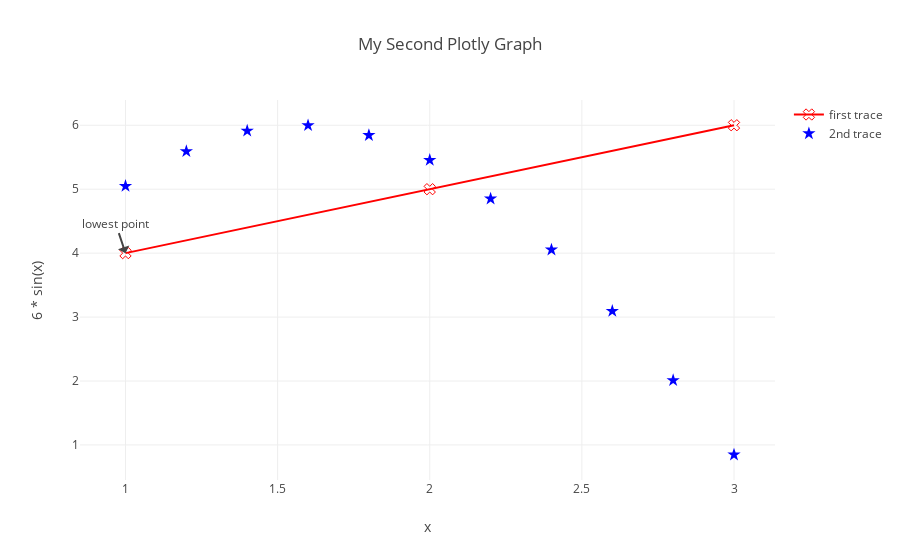

Source (notebook cell):
### Code cell
#lowest point
layout.update(dict(
annotations = [Annotation(
text = "lowest point",
x=1,
y=4)]))

py.offline.iplot(Figure(data=data,layout=layout))

### Figure 1 — Plotly figure (JSON) as saved in the notebook; plotly's stock layout.template omitted (floating-point values rounded to 4 significant figures)
{"data": [{"marker": {"color": "red", "size": "10", "symbol": 104}, "mode": "markers+lines", "name": "first trace", "text": ["one", "two", "three"], "type": "scatter", "x": [1, 2, 3], "y": [4, 5, 6]}, {"marker": {"color": "blue", "size": 10, "symbol": "star"}, "mode": "markers", "name": "2nd trace", "type": "scatter", "x": [1, 1.2, 1.4, 1.6, 1.8, 2.0, 2.2, 2.4, 2.6, 2.8, 3.0], "y": [5.049, 5.592, 5.913, 5.997, 5.843, 5.456, 4.851, 4.053, 3.093, 2.01, 0.8467]}], "layout": {"annotations": [{"text": "lowest point", "x": 1, "y": 4}], "title": "My Second Plotly Graph", "xaxis": {"title": "x"}, "yaxis": {"title": "6 * sin(x)"}}}
